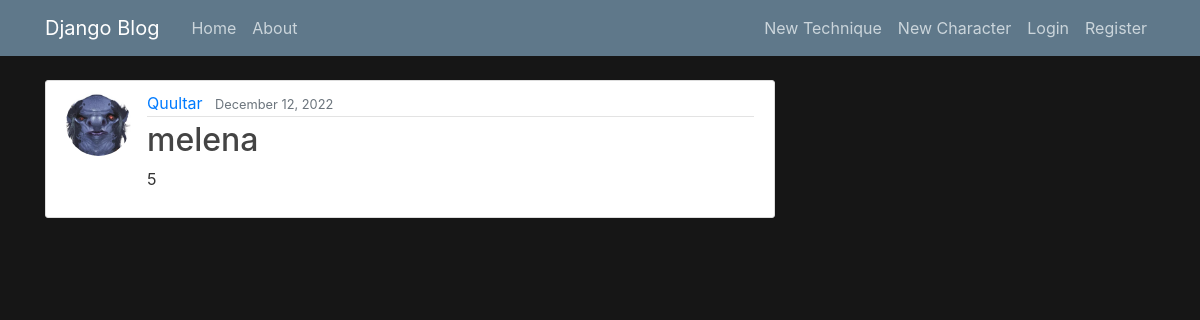
The app's page /unlimited/character/melena/, older data.
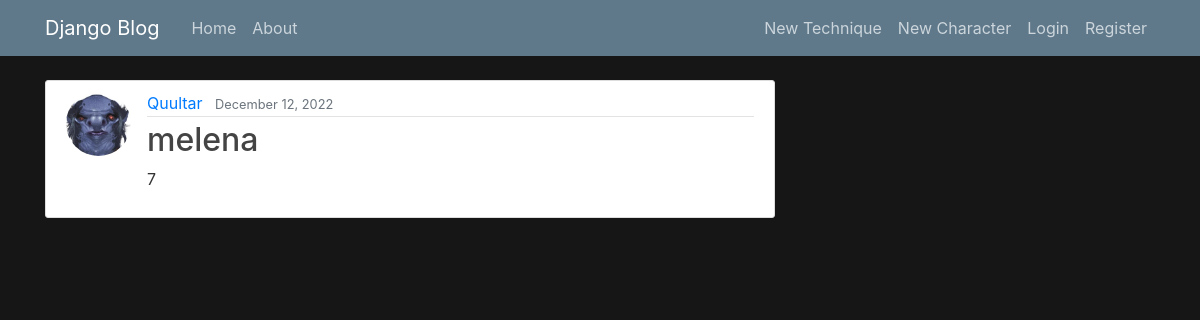
The same page, newer data.
### unlimited/models.py (models this page shows, shortened)
class Character(models.Model):
    name = models.CharField(max_length=100,unique=True)
    last_modified = models.DateTimeField(auto_now=True)
    date_created = models.DateTimeField(default=timezone.now)
    player = models.ForeignKey(User,on_delete=models.PROTECT)
    level = models.IntegerField()
    image = models.ImageField(default="default.jpg",upload_to="character_art",blank=True)
    slug = models.SlugField(null=True,unique=True)

### unlimited/views.py (the view)
# urls.py: path('character/<slug:slug>/',CharacterDetailView.as_view(),name="character-detail"),
class CharacterDetailView(DetailView):
    model = Character

### unlimited/templates/unlimited/character_detail.html (shortened to what this page needs)
{% extends "unlimited/base.html" %}
{% block content %}
    <article class="media content-section">
        <img class="rounded-circle article-img" src="{{object.image.url}}">
        <div class="media-body">
        <div class="article-metadata">
            <a class="mr-2" href="{% url "user-techniques" object.player.username %}">{{ object.player }}</a>
            <small class="text-muted">{{ object.date_created|date:"F j, Y" }}</small>
        </div>
        <h2 class="article-title"> {{ object.name }}</h2>
        <p class="article-content">{{ object.level }}</p>
        </div>
    </article>
{% endblock content%}

Row changes from the older to the newer data that the page shows:
changed Character "melena": level "5" → "7"
